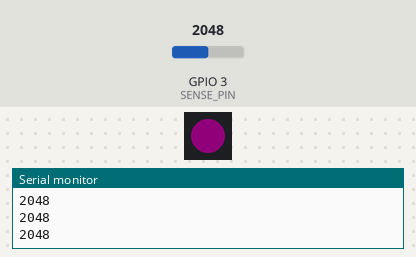
Recording of a sketch running on a simulated ESP32. Shown: 1 RGB LEDs in strip order, left to right, the last lines printed to the serial monitor. Inputs (shaded band) come from the test bench; at power-on: GPIO 3 (SENSE_PIN) = 2048. Dim RGB values are drawn brighter than linear.

Above: at 1.2 s.
1.3 s: GPIO 3 (SENSE_PIN) set to 2136
2.8 s: GPIO 3 (SENSE_PIN) set to 2197
At 4.0 s:
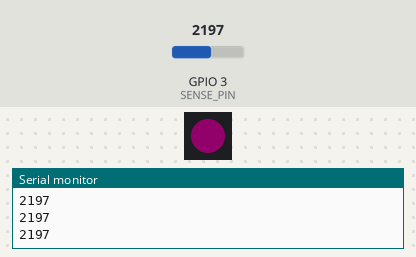
4.3 s: GPIO 3 (SENSE_PIN) set to 2866
At 5.4 s:
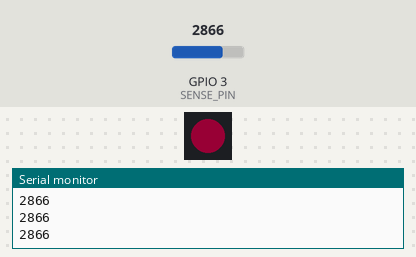
5.8 s: GPIO 3 (SENSE_PIN) set to 3922
At 6.5 s:
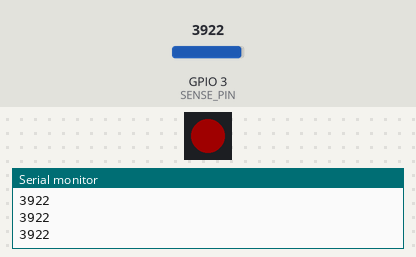
7.3 s: GPIO 3 (SENSE_PIN) set to 3984
At 8.5 s:
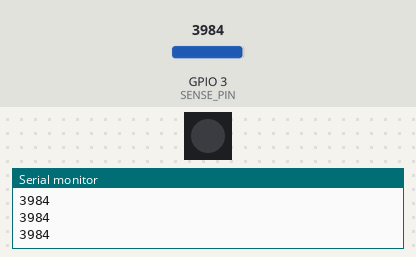
8.8 s: GPIO 3 (SENSE_PIN) set to 4095
At 9.8 s:
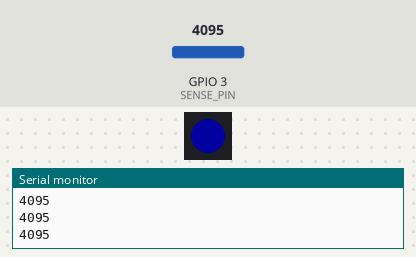
Timing chart, 0 to 11.3 s (numbered marks = the images above; inputs shaded):
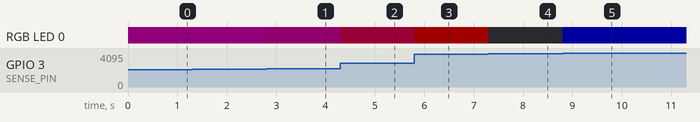

The sketch:

SimpleFadeSingle.ino
```cpp
#include <Adafruit_NeoPixel.h>

#define LEDS_PIN 33
#define LED_NUM 1
#define SENSE_PIN 3

#define DRY_VAL 8200
#define WET_VAL 4000

Adafruit_NeoPixel leds = Adafruit_NeoPixel(LED_NUM, LEDS_PIN, NEO_GRB + NEO_KHZ800);
const float stepValue = (float)(DRY_VAL - WET_VAL) / 256.0;

void setup() {
  Serial.begin(9600);

  leds.begin();
  leds.setBrightness(31);
}

void loop() {
  int dryness = analogRead(SENSE_PIN);
  Serial.println(dryness);

  int redValue = ((float)dryness - WET_VAL) / stepValue;

  for (int i = 0; i < LED_NUM; i++) {
    leds.setPixelColor(i, redValue, 0, 256 - redValue);
  }
  leds.show();

  delay(10);
}
```

Measured:
- the behaviour switches between 3983 and 3984 on GPIO 3 (SENSE_PIN) (found by bisection; images 3 and 4)
- after the input at 2.8 s, RGB LED 0: RGB(17, 0, 14) → RGB(18, 0, 13) at once
- after the input at 4.3 s, RGB LED 0: RGB(18, 0, 13) → RGB(23, 0, 8) at once
- after the input at 5.8 s, RGB LED 0: RGB(23, 0, 8) → RGB(31, 0, 0) at once
- after the input at 7.3 s, RGB LED 0: RGB(31, 0, 0) → off at once
- after the input at 8.8 s, RGB LED 0: off → RGB(0, 0, 31) at once
